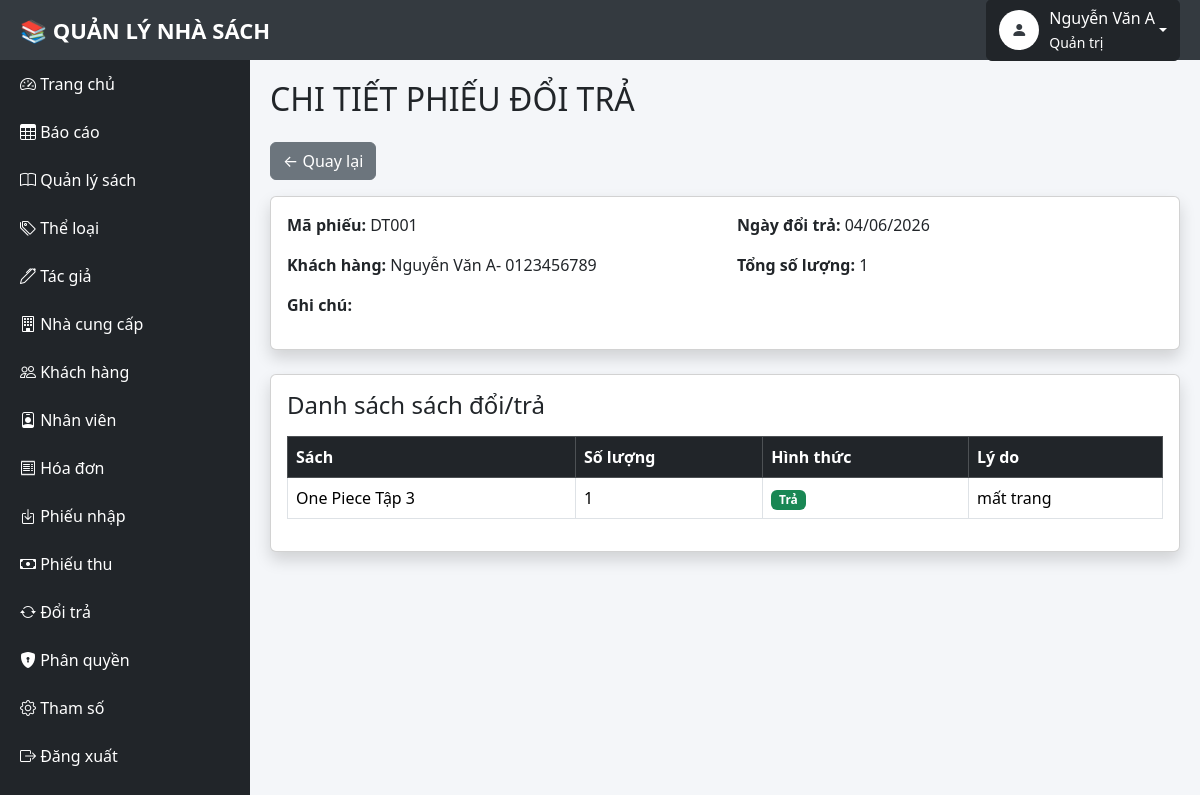
/doitra/chitiet.php?id=DT001 (signed in), run on the app's committed database.
### tables this page shows
CREATE TABLE `phieudoitra` (
  `MaPhieuDoiTra` varchar(20) NOT NULL,
  `NgayDoiTra` datetime DEFAULT NULL,
  `MaKH` varchar(20) DEFAULT NULL,
  `TongSoLuong` int(11) DEFAULT NULL,
  `GhiChu` varchar(255) DEFAULT NULL
);

CREATE TABLE `khachhang` (
  `MaKH` varchar(20) NOT NULL,
  `TenKH` varchar(100) DEFAULT NULL,
  `NamSinh` datetime DEFAULT NULL,
  `SDT` varchar(20) DEFAULT NULL,
  `Email` varchar(100) DEFAULT NULL,
  `DiaChi` varchar(255) DEFAULT NULL,
  `TienNo` int(11) DEFAULT NULL
);

CREATE TABLE `ct_phieudoitra` (
  `MaPhieuDoiTra` varchar(20) NOT NULL,
  `MaSach` varchar(20) NOT NULL,
  `SoLuongDoiTra` int(11) DEFAULT NULL,
  `HinhThucXuLy` varchar(50) DEFAULT NULL,
  `LyDoDoiTra` varchar(255) DEFAULT NULL
);

CREATE TABLE `sach` (
  `MaSach` varchar(20) NOT NULL,
  `TenSach` varchar(255) DEFAULT NULL,
  `MaTheLoai` varchar(20) DEFAULT NULL,
  `MaTacGia` varchar(20) DEFAULT NULL,
  `SoLuong` int(11) DEFAULT NULL,
  `DonGiaBan` int(11) DEFAULT NULL
);

### doitra/chitiet.php (the view, shortened to what this page needs)
<?php
include("../layout/header.php");
include("../layout/sidebar.php");
$id = $_GET['id'];
$phieu = mysqli_query($conn, "
SELECT
    PHIEUDOITRA.*,
    KHACHHANG.TenKH,
    KHACHHANG.SDT
FROM PHIEUDOITRA
JOIN KHACHHANG
ON PHIEUDOITRA.MaKH = KHACHHANG.MaKH
WHERE MaPhieuDoiTra='$id'
");
$p = mysqli_fetch_assoc($phieu);
$ct = mysqli_query($conn, "
SELECT
    CT_PHIEUDOITRA.*,
    SACH.TenSach
FROM CT_PHIEUDOITRA
JOIN SACH
ON CT_PHIEUDOITRA.MaSach = SACH.MaSach
WHERE MaPhieuDoiTra='$id'
");
?>
<div class="content">
<h2 class="mb-4">
    CHI TIẾT PHIẾU ĐỔI TRẢ
</h2>
<a href="index.php"
class="btn btn-secondary mb-3">
← Quay lại
</a>
<div class="card shadow mb-4">
<div class="card-body">
<div class="row">
<div class="col-md-6">
<p>
<b>Mã phiếu:</b>
<?= $p['MaPhieuDoiTra'] ?>
</p>
<p>
<b>Khách hàng:</b>
<?= $p['TenKH'] ?>
- <?= $p['SDT'] ?>
</p>
</div>
<div class="col-md-6">
<p>
<b>Ngày đổi trả:</b>
<?= date("d/m/Y", strtotime($p['NgayDoiTra'])) ?>
</p>
<p>
<b>Tổng số lượng:</b>
<?= $p['TongSoLuong'] ?>
</p>
</div>
</div>
<p>
<b>Ghi chú:</b>
</p>
</div>
</div>
<div class="card shadow">
<div class="card-body">
<h4 class="mb-3">
Danh sách sách đổi/trả
</h4>
<table class="table table-bordered table-hover">
<tr class="table-dark">
<th>Sách</th>
<th>Số lượng</th>
<th>Hình thức</th>
<th>Lý do</th>
</tr>
<?php while($row = mysqli_fetch_assoc($ct)){ ?>
<tr>
<td><?= $row['TenSach'] ?></td>
<td><?= $row['SoLuongDoiTra'] ?></td>
<td>
<?php
if($row['HinhThucXuLy'] == 'Đổi'){
    echo "
    <span class='badge bg-warning'>
        Đổi
    </span>
    ";
}else{
    echo "
    <span class='badge bg-success'>
        Trả
    </span>
    ";
}
?>
</td>
<td><?= $row['LyDoDoiTra'] ?></td>
</tr>
<?php } ?>
</table>
</div>
</div>
</div>
<?php
include("../layout/footer.php");
?>

### layout/header.php (style rules this page uses)
body { margin:0; background:#f4f6f9; }
.content { margin-left:250px; margin-top:60px; padding:20px; }

### data on the page
phieudoitra: MaPhieuDoiTra "DT001", MaKH.TenKH "Nguyễn Văn A", MaKH.SDT "0123456789", NgayDoiTra "04/06/2026", TongSoLuong "1"
ct_phieudoitra: MaSach.TenSach "One Piece Tập 3", SoLuongDoiTra "1", HinhThucXuLy "Trả", LyDoDoiTra "mất trang"

### other printed values
$_SESSION['user']['TenNV'] "Nguyễn Văn A"
$_SESSION['user']['TenNhomNguoiDung'] "Quản trị"
